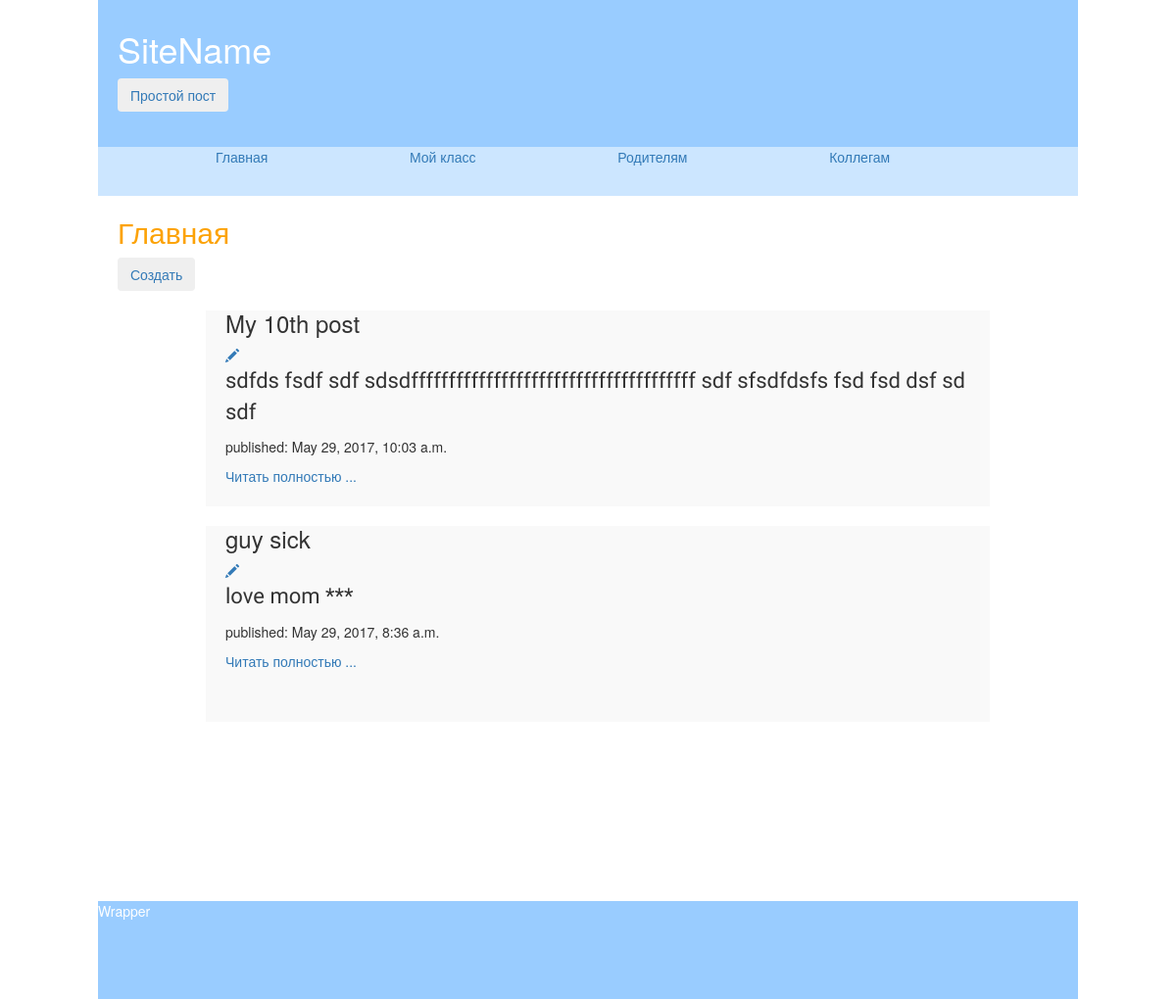
The app's page /wall/, older data.
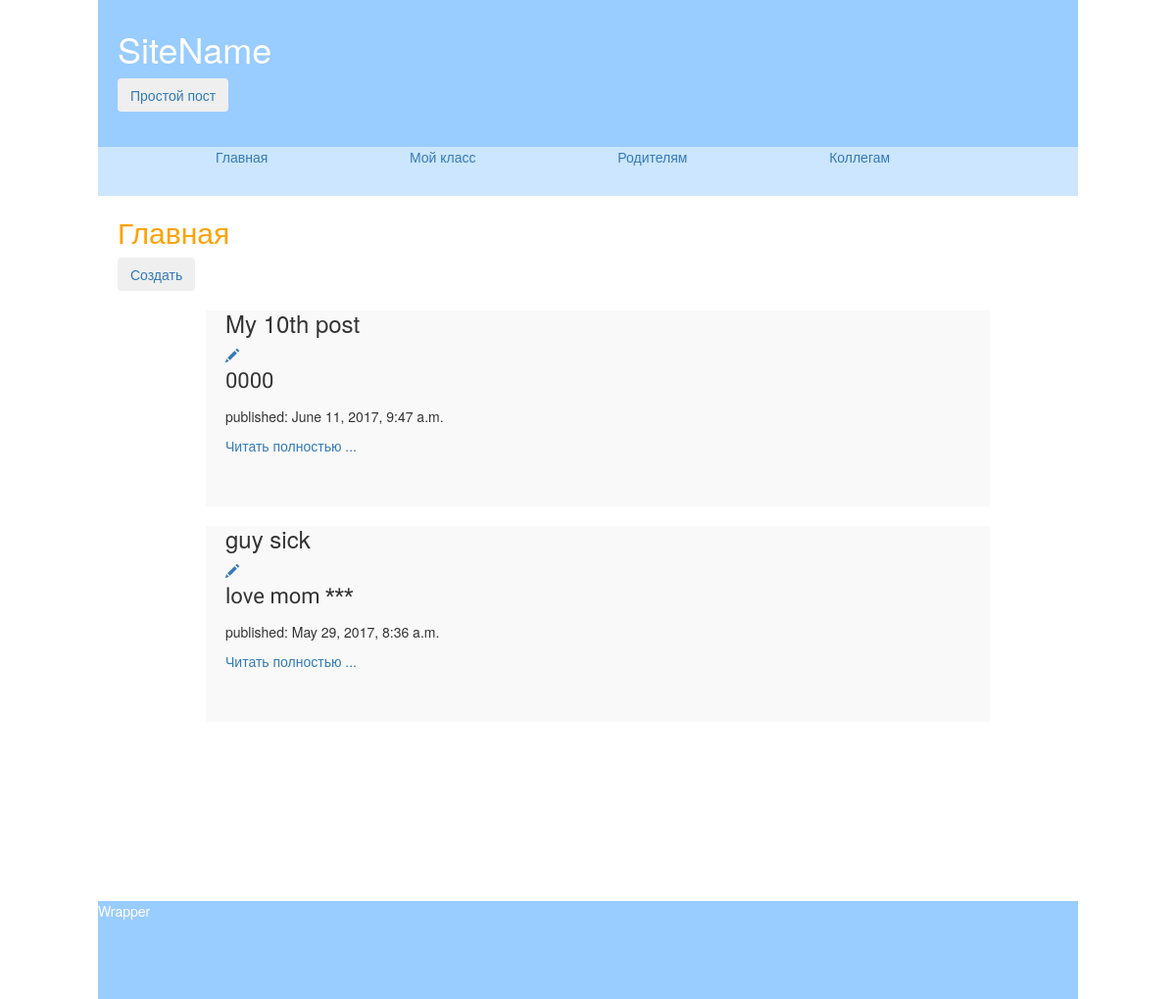
The same page, newer data.
### wall/models.py (models this page shows, shortened)
class General(models.Model):
    caption = models.CharField(max_length=100)
    content = models.CharField(max_length=2000)
    pub_date = models.DateTimeField('date published')

### wall/views.py (the view)
def general(request):
    post = General.objects.order_by('-pub_date')
    return render(request, 'wall/general.html', {'posts': post})

### wall/templates/wall/general.html
{% extends 'wall/base.html' %}
    {% block content %}
                <h2>  Главная </h2>
        <a href="{% url 'new_postGeneral' %}" class="top-menu"><button type="button" class="btn btn-secondary"> Создать </button></a>
        {% for post in posts %}
            <div class="post_full">
                 <h3 class="caption_post"> {{post.caption}} </h3>
                 <a href="post/edit/1/{{post.id}}" class="glyphicon glyphicon-pencil">  </a>
                     <p class="post_text">  {{post.content|truncatewords:80|safe }}</p>
                <p> published: {{post.pub_date}} </p>
                <a href="post/1/{{post.id}}" class="link_read">Читать полностью ... </a>
            </div>
        {% endfor %}
    {% endblock %}

Row changes from the older to the newer data that the page shows:
changed General "My 10th post": content "sdfds fsdf sdf sdsdffffffffffffffffffffffffffffffffffffff sdf sfsdfdsfs fsd fsd dsf sd sdf" → "0000"; pub_date "May 29, 2017, 10:03 a.m." → "June 11, 2017, 9:47 a.m."
